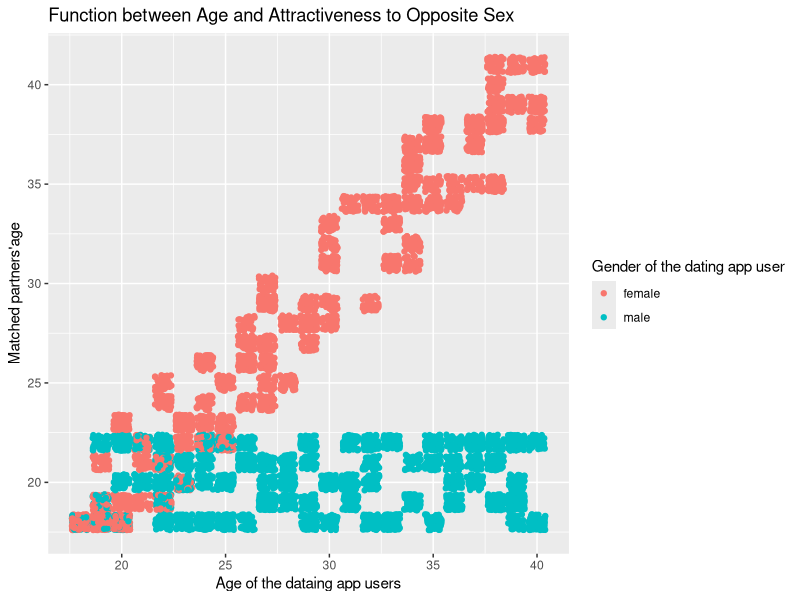
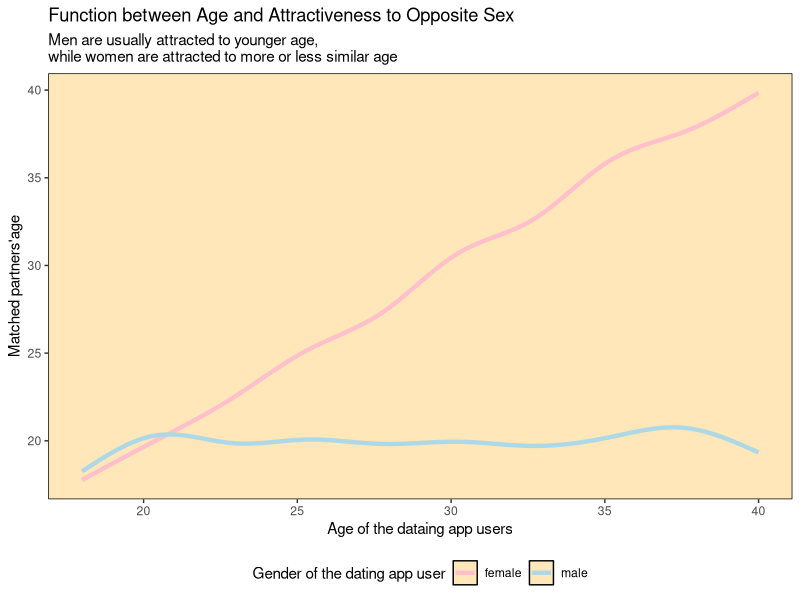

Source code (R) for these figures, in order:
rm(list = ls())
set.seed(123)
data.male <- data.frame(gender = rep("male", n=100), age = sample(18:40,100,replace = T), match_age = sample(18:22, 100, replace = T) )
data.female <- data.frame(gender = rep("female",n=100), age = sample(18:40, 100, replace = T))
data.female$match_age <- data.female$age + sample(c(-3,-2,-1,0,1,2,3),100,replace = T)
data.female$match_age <- replace(data.female$match_age,
                                          data.female$match_age < 18,
                                          18)
data <- rbind(data.male, data.female)
library(tidyverse)
set.seed(111)
data <- sample_n(data, 10000, replace = T)
 data <- data %>% 
   mutate(id = 1:nrow(data)) %>% 
   relocate(id, .before = everything())

data %>% pivot_wider(id_cols = id,
                     ,names_from = gender, values_from = c(age, match_age), values_fill = 99)

data %>%
  pivot_wider(id_cols = id,
              names_from = gender, 
              values_from = c(age, match_age), 
              values_fill = 99) %>%
  pivot_longer(cols = -id,
               names_to = c(".value", "gender"),
               names_pattern = "(age|match_age)_(female|male)") %>%
  mutate(across(c(age, match_age), ~ na_if(., 99))) %>% filter(complete.cases(.))


summary(data)
prop.table(table(data$gender))


ggplot(data = data, mapping = aes(x = age, y = match_age, colour = gender))+
  geom_jitter()+
  labs(
    x = "Age of the dataing app users",
    y = "Matched partners'age",
    title = "Function between Age and Attractiveness to Opposite Sex",
    colour = "Gender of the dating app user"
  )


ggplot(data = data, mapping = aes(x = age, y = match_age, colour = gender))+
  geom_smooth(linewidth = 1.5,se = F)+
  scale_color_manual(values = c("pink","lightblue"))+
  labs(
    x = "Age of the dataing app users",
    y = "Matched partners'age",
    title = "Function between Age and Attractiveness to Opposite Sex",
    subtitle = "Men are usually attracted to younger age,\nwhile women are attracted to more or less similar age",
    colour = "Gender of the dating app user"
  )+
  theme(panel.grid = element_blank(),
        panel.background = element_rect(fill = "wheat1", colour = "black"),
        legend.position = "bottom")


  